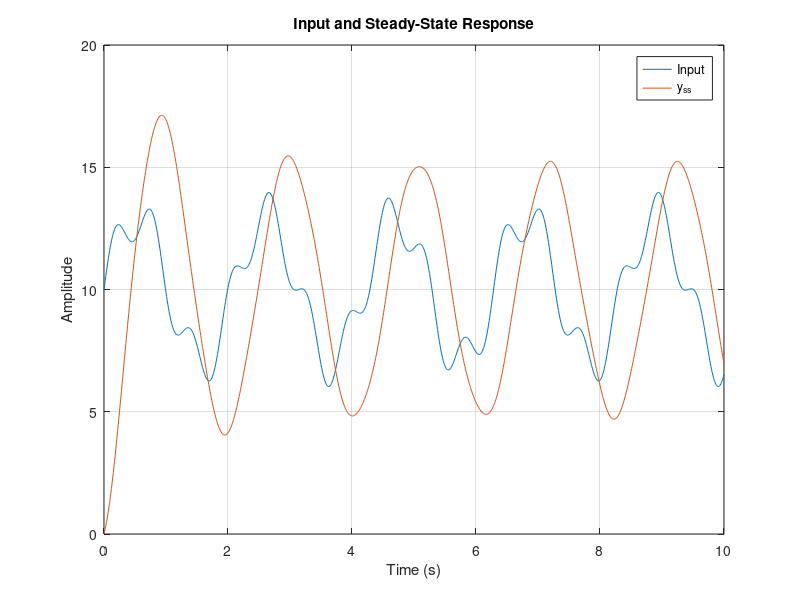

MATLAB code to generate this figure:
t = 0:0.01:10;
u = 10 + 3 * sin(3 * t) + sin(10 * t);

% Define the transfer function
numerator = [1 10];
denominator = [1 2 10];
sys = tf(numerator, denominator);

% Calculate the steady-state response using the transfer function
yss = lsim(sys, u, t);

% Plot the input and steady-state response
plot(t, u, t, yss);
grid on;
legend('Input', 'y_{ss}');
xlabel('Time (s)');
ylabel('Amplitude');
title('Input and Steady-State Response');